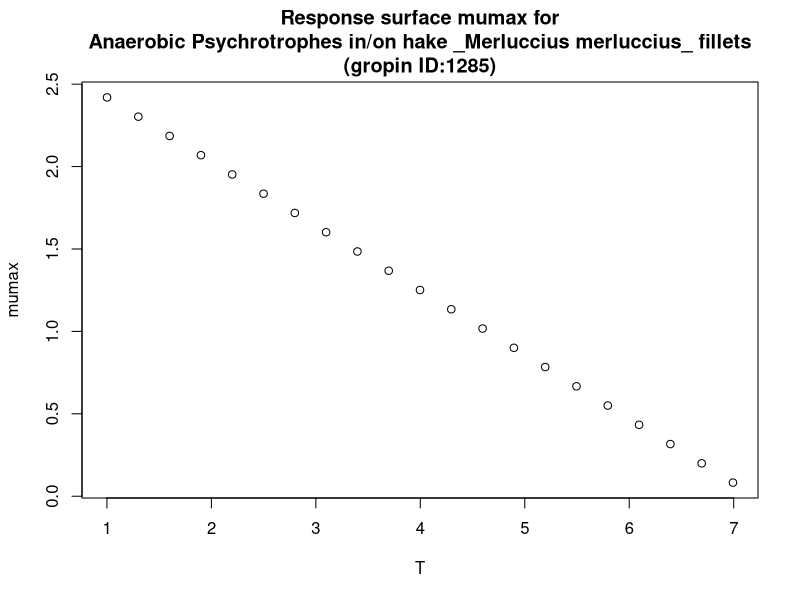

Reproduce this figure in R.
#############################
# start of Parameter script
#############################
T <- seq(1.001,6.99300699300699,length.out=21)
#############################
# end of Parameter script
#############################
############################# 
# start of Model script Gropin ID 1285 
#############################
 
# constant coefficients for this model
 
variables <- data.frame(T)
argumentsPar <- expand.grid(variables)
 
# heart of the model
response_surface <- function(T) {
   mumax <-(-0.39*T+2.81)

return(mumax=mumax)
} 

# output parameters
responseSurface <- cbind(argumentsPar,response_surface(argumentsPar['T']))
colnames(responseSurface) <- c(colnames(argumentsPar),'mumax')
#############################
# End of Model script
#############################
############################# 
# start of Visualisation script Gropin ID 1285 
#############################
plot(T,responseSurface$'mumax',xlab='T',
                          ylab='mumax',main='Response surface mumax for
Anaerobic Psychrotrophes in/on hake _Merluccius merluccius_ fillets
(gropin ID:1285)')
#############################
# End of Visualisation script
#############################
